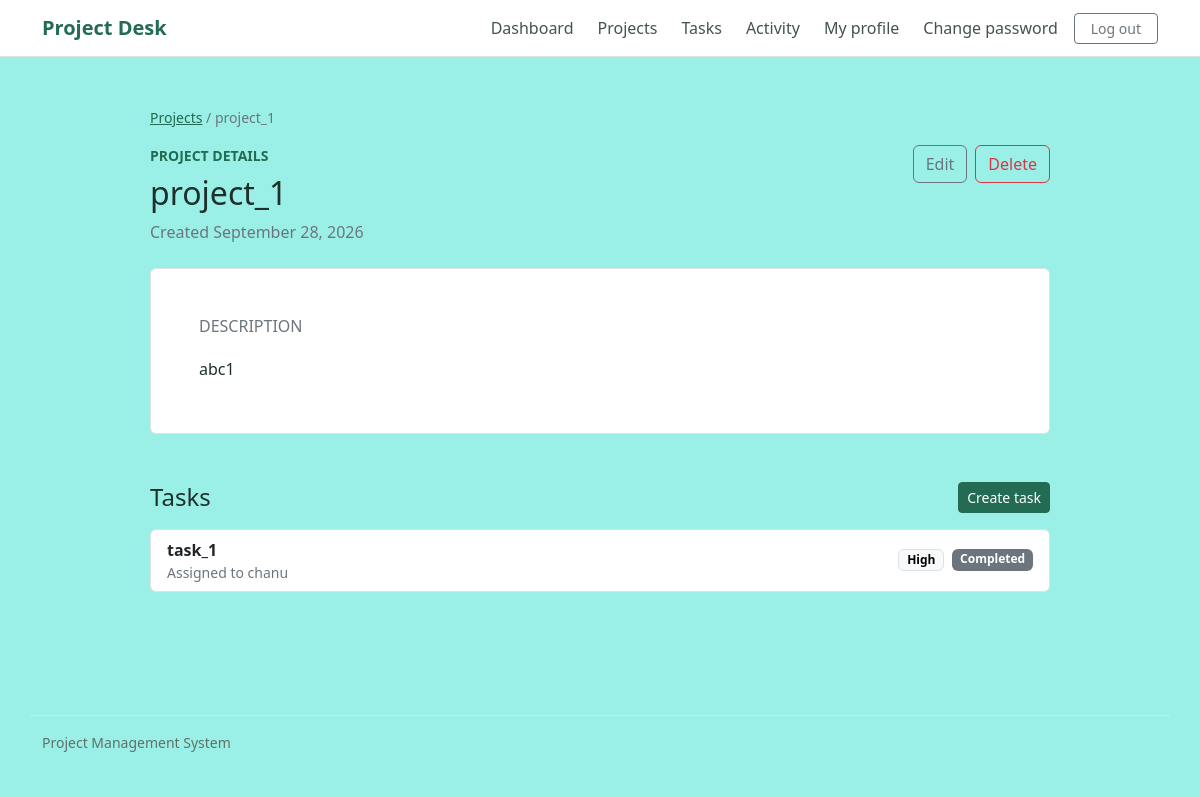
/projects/2/ (signed in), run on the app's committed database.
### projects/models.py (models this page shows, shortened)
class Project(models.Model):
	title = models.CharField(max_length=200)
	description = models.TextField(blank=True)
	created_by = models.ForeignKey(
		settings.AUTH_USER_MODEL,
		on_delete=models.CASCADE,
		related_name="projects",
	)
	created_at = models.DateTimeField(auto_now_add=True)
	class Meta:
		ordering = ["-created_at"]

### tasks/models.py (models this page shows, shortened)
class Task(models.Model):
	class Status(models.TextChoices):
		PENDING = "pending", "Pending"
		IN_PROGRESS = "in_progress", "In Progress"
		COMPLETED = "completed", "Completed"
	class Priority(models.TextChoices):
		LOW = "low", "Low"
		MEDIUM = "medium", "Medium"
		HIGH = "high", "High"
	title = models.CharField(max_length=200)
	description = models.TextField(blank=True)
	status = models.CharField(max_length=20, choices=Status.choices, default=Status.PENDING)
	priority = models.CharField(max_length=10, choices=Priority.choices, default=Priority.MEDIUM)
	assigned_to = models.ForeignKey(
		settings.AUTH_USER_MODEL,
		on_delete=models.SET_NULL,
		null=True,
		blank=True,
		related_name="assigned_tasks",
	)
	project = models.ForeignKey(Project, on_delete=models.CASCADE, related_name="tasks")
	created_at = models.DateTimeField(auto_now_add=True)
	updated_at = models.DateTimeField(auto_now=True)
	class Meta:
		ordering = ["-created_at"]

### projects/views.py (the view)
# urls.py: path("<int:pk>/", views.project_detail, name="detail"),
@login_required
def project_detail(request, pk):
	project = get_object_or_404(Project, pk=pk, created_by=request.user)
	return render(
		request,
		"projects/project_detail.html",
		{"project": project, "tasks": project.tasks.select_related("assigned_to")},
	)

### projects/templates/projects/project_detail.html (shortened to what this page needs)
{% extends "accounts/base.html" %}
{% block content %}
<section class="mx-auto" style="max-width: 900px;">
    <nav aria-label="Breadcrumb" class="mb-3"><a class="small text-accent" href="{% url 'projects:list' %}">Projects</a><span class="text-secondary small"> / {{ project.title }}</span></nav>
    <div class="d-flex flex-column flex-md-row justify-content-between align-items-md-start gap-3 mb-4">
        <div>
            <p class="small text-uppercase text-accent fw-semibold mb-2">Project details</p>
            <h1 class="h2 mb-2">{{ project.title }}</h1>
            <p class="text-secondary mb-0">Created {{ project.created_at|date:"F j, Y" }}</p>
        </div>
        <div class="d-flex gap-2">
            <a class="btn btn-outline-secondary" href="{% url 'projects:update' project.pk %}">Edit</a>
            <a class="btn btn-outline-danger" href="{% url 'projects:delete' project.pk %}">Delete</a>
        </div>
    </div>
    <article class="bg-white border rounded-2 p-4 p-md-5">
        <h2 class="h6 text-uppercase text-secondary mb-3">Description</h2>
        {% if project.description %}<div class="lh-lg">{{ project.description|linebreaksbr }}</div>{% else %}<p class="text-secondary mb-0">No description provided.</p>{% endif %}
    </article>
    <div class="d-flex justify-content-between align-items-center gap-3 mt-5 mb-3">
        <h2 class="h4 mb-0">Tasks</h2>
        <a class="btn btn-primary btn-sm" href="{% url 'tasks:create' %}?project={{ project.pk }}">Create task</a>
    </div>
    {% if tasks %}
        <div class="list-group">
            {% for task in tasks %}
                <a class="list-group-item list-group-item-action d-flex flex-column flex-sm-row justify-content-between align-items-sm-center gap-2" href="{% url 'tasks:detail' task.pk %}">
                    <span><span class="fw-semibold">{{ task.title }}</span><span class="small text-secondary d-block">Assigned to {% if task.assigned_to %}{{ task.assigned_to.get_username }}{% else %}Nobody{% endif %}</span></span>
                    <span class="d-flex gap-2"><span class="badge text-bg-light border">{{ task.get_priority_display }}</span><span class="badge text-bg-secondary">{{ task.get_status_display }}</span></span>
                </a>
            {% endfor %}
        </div>
    {% else %}
        <p class="text-secondary">No tasks have been added to this project.</p>
    {% endif %}
</section>
{% endblock %}

### accounts/templates/accounts/base.html (style rules this page uses)
:root { --ink: #1e302b; --green: #236b52; --paper: #9af0e6; --line: #dce4de; }
body { min-height: 100vh; background: var(--paper); color: var(--ink); }
.btn-primary { --bs-btn-bg: var(--green); --bs-btn-border-color: var(--green); --bs-btn-hover-bg: #19573f; --bs-btn-hover-border-color: #19573f; }
.text-accent { color: var(--green); }

### data on the page
Project: title "project_1", created_at "September 28, 2026", description "abc1"
Task: title "task_1", assigned_to.get_username "chanu", priority "High", status "Completed"
